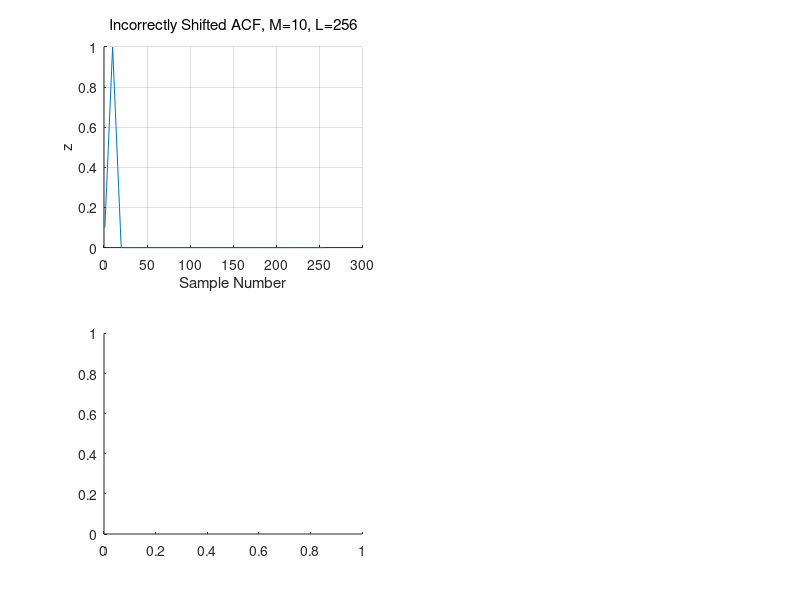

MATLAB code for this plot: (Note: this script raises an error after producing the figure.)
clc;clear; clf
M=10;
L=256;

x1=(1/M)*[[1:1:M-1],[M:-1:1],zeros(1,(L-(2*M-1)))];  % Zero padded vector of length L
x1f=fftshift(fft(x1));

M=128;
x2=(1/M)*[[1:1:M-1],[M:-1:1],zeros(1,(L-(2*M-1)))];  % Zero padded vector of length L
x2f=fftshift(fft(x2));

subplot(2,2,1)
plot(x1)
title('Incorrectly Shifted ACF, M=10, L=256','FontWeight', 'normal')
xlabel('Sample Number')
ylabel('z')
box off; grid on


subplot(2,2,3)
plot(x_axis(L, 0.5) , real(x1f))
title('Real(DFT(z)), M=10, L=256','FontWeight', 'normal')
xlabel('Normalised Frequency [cycles/samp]')
ylabel('Real(DFT(z)))')
box off; grid on
xlim([-0.5, 0.5])
ax = gca;
ax.XTick = [-0.5:0.125:0.5];
subplot(2,2,2)
plot(x2)
title('Incorrectly Shifted ACF, M=128, L=256','FontWeight', 'normal')
xlabel('Sample Number')
ylabel('z')
box off; grid on

subplot(2,2,4)
plot(x_axis(L, 0.5) , real(x2f))
title('Real(DFT(z)), M=128, L=256','FontWeight', 'normal')
xlabel('Normalised Frequency [cycles/samp]')
ylabel('Real(DFT(z)))')
box off; grid on
ylim([-60,150])
xlim([-0.5, 0.5])
ax = gca;
ax.XTick = [-0.5:0.125:0.5];